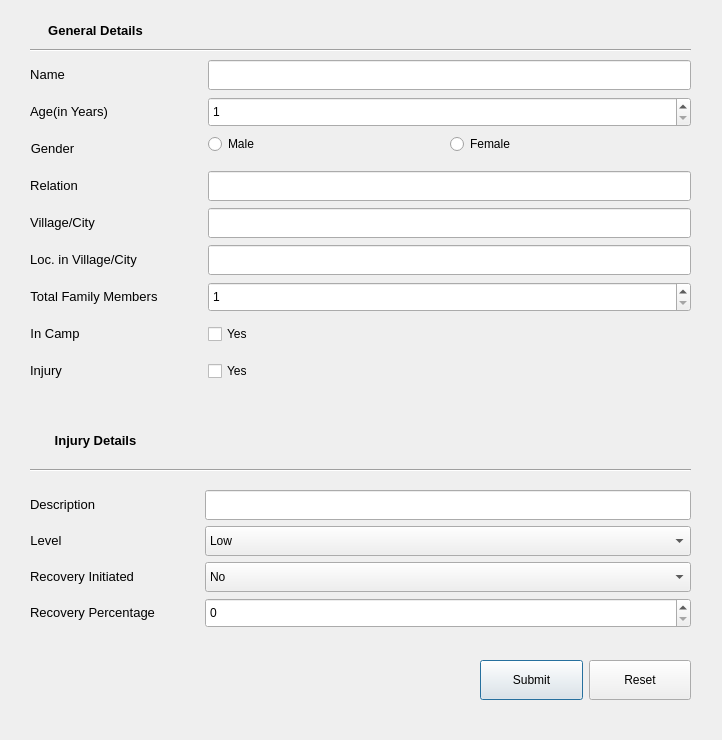
<?xml version="1.0" encoding="UTF-8"?>
<ui version="4.0">
 <class>Dialog</class>
 <widget class="QDialog" name="Dialog">
  <property name="geometry">
   <rect>
    <x>0</x>
    <y>0</y>
    <width>722</width>
    <height>740</height>
   </rect>
  </property>
  <property name="windowTitle">
   <string>Dialog</string>
  </property>
  <widget class="QLabel" name="label_13">
   <property name="geometry">
    <rect>
     <x>20</x>
     <y>20</y>
     <width>151</width>
     <height>21</height>
    </rect>
   </property>
   <property name="text">
    <string>&lt;html&gt;&lt;head/&gt;&lt;body&gt;&lt;p align=&quot;center&quot;&gt;&lt;span style=&quot; font-size:10pt; font-weight:600;&quot;&gt;General Details&lt;/span&gt;&lt;/p&gt;&lt;/body&gt;&lt;/html&gt;</string>
   </property>
  </widget>
  <widget class="QLabel" name="label_14">
   <property name="geometry">
    <rect>
     <x>20</x>
     <y>430</y>
     <width>151</width>
     <height>21</height>
    </rect>
   </property>
   <property name="text">
    <string>&lt;html&gt;&lt;head/&gt;&lt;body&gt;&lt;p align=&quot;center&quot;&gt;&lt;span style=&quot; font-size:10pt; font-weight:600;&quot;&gt;Injury Details&lt;/span&gt;&lt;/p&gt;&lt;/body&gt;&lt;/html&gt;</string>
   </property>
  </widget>
  <widget class="Line" name="line">
   <property name="geometry">
    <rect>
     <x>30</x>
     <y>40</y>
     <width>661</width>
     <height>20</height>
    </rect>
   </property>
   <property name="orientation">
    <enum>Qt::Horizontal</enum>
   </property>
  </widget>
  <widget class="Line" name="line_2">
   <property name="geometry">
    <rect>
     <x>30</x>
     <y>460</y>
     <width>661</width>
     <height>20</height>
    </rect>
   </property>
   <property name="orientation">
    <enum>Qt::Horizontal</enum>
   </property>
  </widget>
  <widget class="QWidget" name="layoutWidget">
   <property name="geometry">
    <rect>
     <x>30</x>
     <y>60</y>
     <width>661</width>
     <height>328</height>
    </rect>
   </property>
   <layout class="QFormLayout" name="formLayout">
    <property name="horizontalSpacing">
     <number>50</number>
    </property>
    <property name="verticalSpacing">
     <number>7</number>
    </property>
    <property name="leftMargin">
     <number>0</number>
    </property>
    <item row="0" column="0">
     <widget class="QLabel" name="label">
      <property name="minimumSize">
       <size>
        <width>0</width>
        <height>30</height>
       </size>
      </property>
      <property name="text">
       <string>&lt;html&gt;&lt;head/&gt;&lt;body&gt;&lt;p align=&quot;center&quot;&gt;&lt;span style=&quot; font-size:10pt;&quot;&gt;Name&lt;/span&gt;&lt;/p&gt;&lt;/body&gt;&lt;/html&gt;</string>
      </property>
     </widget>
    </item>
    <item row="0" column="1">
     <widget class="QLineEdit" name="lineEdit">
      <property name="minimumSize">
       <size>
        <width>0</width>
        <height>30</height>
       </size>
      </property>
     </widget>
    </item>
    <item row="1" column="0">
     <widget class="QLabel" name="label_2">
      <property name="minimumSize">
       <size>
        <width>0</width>
        <height>30</height>
       </size>
      </property>
      <property name="text">
       <string>&lt;html&gt;&lt;head/&gt;&lt;body&gt;&lt;p align=&quot;center&quot;&gt;&lt;span style=&quot; font-size:10pt;&quot;&gt;Age(in Years)&lt;/span&gt;&lt;/p&gt;&lt;/body&gt;&lt;/html&gt;</string>
      </property>
     </widget>
    </item>
    <item row="2" column="0">
     <widget class="QLabel" name="label_3">
      <property name="minimumSize">
       <size>
        <width>0</width>
        <height>30</height>
       </size>
      </property>
      <property name="text">
       <string>&lt;html&gt;&lt;head/&gt;&lt;body&gt;&lt;p align=&quot;center&quot;&gt;&lt;span style=&quot; font-size:10pt;&quot;&gt;Gender&lt;/span&gt;&lt;/p&gt;&lt;/body&gt;&lt;/html&gt;</string>
      </property>
     </widget>
    </item>
    <item row="3" column="0">
     <widget class="QLabel" name="label_4">
      <property name="minimumSize">
       <size>
        <width>0</width>
        <height>30</height>
       </size>
      </property>
      <property name="text">
       <string>&lt;html&gt;&lt;head/&gt;&lt;body&gt;&lt;p align=&quot;center&quot;&gt;&lt;span style=&quot; font-size:10pt;&quot;&gt;Relation&lt;/span&gt;&lt;/p&gt;&lt;/body&gt;&lt;/html&gt;</string>
      </property>
     </widget>
    </item>
    <item row="3" column="1">
     <widget class="QLineEdit" name="lineEdit_4">
      <property name="minimumSize">
       <size>
        <width>0</width>
        <height>30</height>
       </size>
      </property>
     </widget>
    </item>
    <item row="4" column="0">
     <widget class="QLabel" name="label_5">
      <property name="minimumSize">
       <size>
        <width>0</width>
        <height>30</height>
       </size>
      </property>
      <property name="text">
       <string>&lt;html&gt;&lt;head/&gt;&lt;body&gt;&lt;p align=&quot;center&quot;&gt;&lt;span style=&quot; font-size:10pt;&quot;&gt;Village/City&lt;/span&gt;&lt;/p&gt;&lt;/body&gt;&lt;/html&gt;</string>
      </property>
     </widget>
    </item>
    <item row="4" column="1">
     <widget class="QLineEdit" name="lineEdit_5">
      <property name="minimumSize">
       <size>
        <width>0</width>
        <height>30</height>
       </size>
      </property>
     </widget>
    </item>
    <item row="5" column="0">
     <widget class="QLabel" name="label_6">
      <property name="minimumSize">
       <size>
        <width>0</width>
        <height>30</height>
       </size>
      </property>
      <property name="text">
       <string>&lt;html&gt;&lt;head/&gt;&lt;body&gt;&lt;p align=&quot;center&quot;&gt;&lt;span style=&quot; font-size:10pt;&quot;&gt;Loc. in Village/City&lt;/span&gt;&lt;/p&gt;&lt;/body&gt;&lt;/html&gt;</string>
      </property>
     </widget>
    </item>
    <item row="5" column="1">
     <widget class="QLineEdit" name="lineEdit_6">
      <property name="minimumSize">
       <size>
        <width>0</width>
        <height>30</height>
       </size>
      </property>
     </widget>
    </item>
    <item row="7" column="0">
     <widget class="QLabel" name="label_7">
      <property name="minimumSize">
       <size>
        <width>0</width>
        <height>30</height>
       </size>
      </property>
      <property name="text">
       <string>&lt;html&gt;&lt;head/&gt;&lt;body&gt;&lt;p align=&quot;center&quot;&gt;&lt;span style=&quot; font-size:10pt;&quot;&gt;In Camp&lt;/span&gt;&lt;/p&gt;&lt;/body&gt;&lt;/html&gt;</string>
      </property>
     </widget>
    </item>
    <item row="7" column="1">
     <widget class="QCheckBox" name="checkBox">
      <property name="minimumSize">
       <size>
        <width>0</width>
        <height>30</height>
       </size>
      </property>
      <property name="text">
       <string>Yes</string>
      </property>
     </widget>
    </item>
    <item row="8" column="0">
     <widget class="QLabel" name="label_8">
      <property name="minimumSize">
       <size>
        <width>0</width>
        <height>30</height>
       </size>
      </property>
      <property name="text">
       <string>&lt;html&gt;&lt;head/&gt;&lt;body&gt;&lt;p align=&quot;center&quot;&gt;&lt;span style=&quot; font-size:10pt;&quot;&gt;Injury&lt;/span&gt;&lt;/p&gt;&lt;/body&gt;&lt;/html&gt;</string>
      </property>
     </widget>
    </item>
    <item row="8" column="1">
     <widget class="QCheckBox" name="checkBox_2">
      <property name="minimumSize">
       <size>
        <width>0</width>
        <height>30</height>
       </size>
      </property>
      <property name="text">
       <string>Yes</string>
      </property>
     </widget>
    </item>
    <item row="1" column="1">
     <widget class="QSpinBox" name="spinBox">
      <property name="minimumSize">
       <size>
        <width>0</width>
        <height>30</height>
       </size>
      </property>
      <property name="minimum">
       <number>1</number>
      </property>
      <property name="value">
       <number>1</number>
      </property>
     </widget>
    </item>
    <item row="2" column="1">
     <layout class="QHBoxLayout" name="horizontalLayout_2">
      <item>
       <widget class="QRadioButton" name="radioButton">
        <property name="text">
         <string>Male</string>
        </property>
       </widget>
      </item>
      <item>
       <widget class="QRadioButton" name="radioButton_2">
        <property name="text">
         <string>Female</string>
        </property>
       </widget>
      </item>
     </layout>
    </item>
    <item row="6" column="0">
     <widget class="QLabel" name="label_15">
      <property name="minimumSize">
       <size>
        <width>0</width>
        <height>30</height>
       </size>
      </property>
      <property name="text">
       <string>&lt;html&gt;&lt;head/&gt;&lt;body&gt;&lt;p align=&quot;center&quot;&gt;&lt;span style=&quot; font-size:10pt;&quot;&gt;Total Family Members&lt;/span&gt;&lt;/p&gt;&lt;/body&gt;&lt;/html&gt;</string>
      </property>
     </widget>
    </item>
    <item row="6" column="1">
     <widget class="QSpinBox" name="spinBox_3">
      <property name="minimumSize">
       <size>
        <width>0</width>
        <height>30</height>
       </size>
      </property>
      <property name="minimum">
       <number>1</number>
      </property>
      <property name="value">
       <number>1</number>
      </property>
     </widget>
    </item>
   </layout>
  </widget>
  <widget class="QWidget" name="layoutWidget">
   <property name="geometry">
    <rect>
     <x>30</x>
     <y>490</y>
     <width>661</width>
     <height>143</height>
    </rect>
   </property>
   <layout class="QFormLayout" name="formLayout_2">
    <property name="horizontalSpacing">
     <number>50</number>
    </property>
    <item row="0" column="0">
     <widget class="QLabel" name="label_9">
      <property name="minimumSize">
       <size>
        <width>0</width>
        <height>30</height>
       </size>
      </property>
      <property name="text">
       <string>&lt;html&gt;&lt;head/&gt;&lt;body&gt;&lt;p align=&quot;center&quot;&gt;&lt;span style=&quot; font-size:10pt;&quot;&gt;Description&lt;/span&gt;&lt;/p&gt;&lt;/body&gt;&lt;/html&gt;</string>
      </property>
     </widget>
    </item>
    <item row="0" column="1">
     <widget class="QLineEdit" name="lineEdit_7">
      <property name="minimumSize">
       <size>
        <width>0</width>
        <height>30</height>
       </size>
      </property>
     </widget>
    </item>
    <item row="1" column="0">
     <widget class="QLabel" name="label_10">
      <property name="minimumSize">
       <size>
        <width>0</width>
        <height>30</height>
       </size>
      </property>
      <property name="text">
       <string>&lt;html&gt;&lt;head/&gt;&lt;body&gt;&lt;p align=&quot;center&quot;&gt;&lt;span style=&quot; font-size:10pt;&quot;&gt;Level&lt;/span&gt;&lt;/p&gt;&lt;/body&gt;&lt;/html&gt;</string>
      </property>
     </widget>
    </item>
    <item row="2" column="0">
     <widget class="QLabel" name="label_11">
      <property name="minimumSize">
       <size>
        <width>0</width>
        <height>30</height>
       </size>
      </property>
      <property name="text">
       <string>&lt;html&gt;&lt;head/&gt;&lt;body&gt;&lt;p align=&quot;center&quot;&gt;&lt;span style=&quot; font-size:10pt;&quot;&gt;Recovery Initiated&lt;/span&gt;&lt;/p&gt;&lt;/body&gt;&lt;/html&gt;</string>
      </property>
     </widget>
    </item>
    <item row="3" column="0">
     <widget class="QLabel" name="label_12">
      <property name="minimumSize">
       <size>
        <width>0</width>
        <height>30</height>
       </size>
      </property>
      <property name="text">
       <string>&lt;html&gt;&lt;head/&gt;&lt;body&gt;&lt;p align=&quot;center&quot;&gt;&lt;span style=&quot; font-size:10pt;&quot;&gt;Recovery Percentage&lt;/span&gt;&lt;/p&gt;&lt;/body&gt;&lt;/html&gt;</string>
      </property>
     </widget>
    </item>
    <item row="3" column="1">
     <widget class="QSpinBox" name="spinBox_2">
      <property name="minimumSize">
       <size>
        <width>0</width>
        <height>30</height>
       </size>
      </property>
     </widget>
    </item>
    <item row="1" column="1">
     <widget class="QComboBox" name="comboBox">
      <property name="minimumSize">
       <size>
        <width>0</width>
        <height>30</height>
       </size>
      </property>
      <item>
       <property name="text">
        <string>Low</string>
       </property>
      </item>
      <item>
       <property name="text">
        <string>Normal</string>
       </property>
      </item>
      <item>
       <property name="text">
        <string>High</string>
       </property>
      </item>
      <item>
       <property name="text">
        <string>Critical</string>
       </property>
      </item>
     </widget>
    </item>
    <item row="2" column="1">
     <widget class="QComboBox" name="comboBox_2">
      <property name="minimumSize">
       <size>
        <width>0</width>
        <height>30</height>
       </size>
      </property>
      <item>
       <property name="text">
        <string>No</string>
       </property>
      </item>
      <item>
       <property name="text">
        <string>Yes</string>
       </property>
      </item>
     </widget>
    </item>
   </layout>
  </widget>
  <widget class="QWidget" name="layoutWidget">
   <property name="geometry">
    <rect>
     <x>480</x>
     <y>660</y>
     <width>211</width>
     <height>41</height>
    </rect>
   </property>
   <layout class="QHBoxLayout" name="horizontalLayout">
    <item>
     <widget class="QPushButton" name="pushButton">
      <property name="minimumSize">
       <size>
        <width>100</width>
        <height>40</height>
       </size>
      </property>
      <property name="text">
       <string>Submit</string>
      </property>
     </widget>
    </item>
    <item>
     <widget class="QPushButton" name="pushButton_2">
      <property name="minimumSize">
       <size>
        <width>100</width>
        <height>40</height>
       </size>
      </property>
      <property name="text">
       <string>Reset</string>
      </property>
     </widget>
    </item>
   </layout>
  </widget>
 </widget>
 <tabstops>
  <tabstop>lineEdit</tabstop>
  <tabstop>spinBox</tabstop>
  <tabstop>radioButton</tabstop>
  <tabstop>radioButton_2</tabstop>
  <tabstop>lineEdit_4</tabstop>
  <tabstop>lineEdit_5</tabstop>
  <tabstop>lineEdit_6</tabstop>
  <tabstop>spinBox_3</tabstop>
  <tabstop>checkBox</tabstop>
  <tabstop>checkBox_2</tabstop>
  <tabstop>lineEdit_7</tabstop>
  <tabstop>comboBox</tabstop>
  <tabstop>comboBox_2</tabstop>
  <tabstop>spinBox_2</tabstop>
  <tabstop>pushButton</tabstop>
  <tabstop>pushButton_2</tabstop>
 </tabstops>
 <resources/>
 <connections>
  <connection>
   <sender>pushButton_2</sender>
   <signal>clicked()</signal>
   <receiver>lineEdit</receiver>
   <slot>clear()</slot>
   <hints>
    <hint type="sourcelabel">
     <x>818</x>
     <y>695</y>
    </hint>
    <hint type="destinationlabel">
     <x>588</x>
     <y>89</y>
    </hint>
   </hints>
  </connection>
  <connection>
   <sender>pushButton_2</sender>
   <signal>clicked()</signal>
   <receiver>spinBox</receiver>
   <slot>clear()</slot>
   <hints>
    <hint type="sourcelabel">
     <x>818</x>
     <y>695</y>
    </hint>
    <hint type="destinationlabel">
     <x>605</x>
     <y>120</y>
    </hint>
   </hints>
  </connection>
  <connection>
   <sender>pushButton_2</sender>
   <signal>clicked()</signal>
   <receiver>lineEdit_4</receiver>
   <slot>clear()</slot>
   <hints>
    <hint type="sourcelabel">
     <x>783</x>
     <y>697</y>
    </hint>
    <hint type="destinationlabel">
     <x>689</x>
     <y>201</y>
    </hint>
   </hints>
  </connection>
  <connection>
   <sender>pushButton_2</sender>
   <signal>clicked()</signal>
   <receiver>lineEdit_7</receiver>
   <slot>clear()</slot>
   <hints>
    <hint type="sourcelabel">
     <x>800</x>
     <y>695</y>
    </hint>
    <hint type="destinationlabel">
     <x>655</x>
     <y>495</y>
    </hint>
   </hints>
  </connection>
  <connection>
   <sender>pushButton_2</sender>
   <signal>clicked()</signal>
   <receiver>spinBox_2</receiver>
   <slot>clear()</slot>
   <hints>
    <hint type="sourcelabel">
     <x>818</x>
     <y>695</y>
    </hint>
    <hint type="destinationlabel">
     <x>689</x>
     <y>631</y>
    </hint>
   </hints>
  </connection>
  <connection>
   <sender>pushButton_2</sender>
   <signal>clicked()</signal>
   <receiver>radioButton</receiver>
   <slot>click()</slot>
   <hints>
    <hint type="sourcelabel">
     <x>818</x>
     <y>695</y>
    </hint>
    <hint type="destinationlabel">
     <x>463</x>
     <y>159</y>
    </hint>
   </hints>
  </connection>
 </connections>
</ui>
